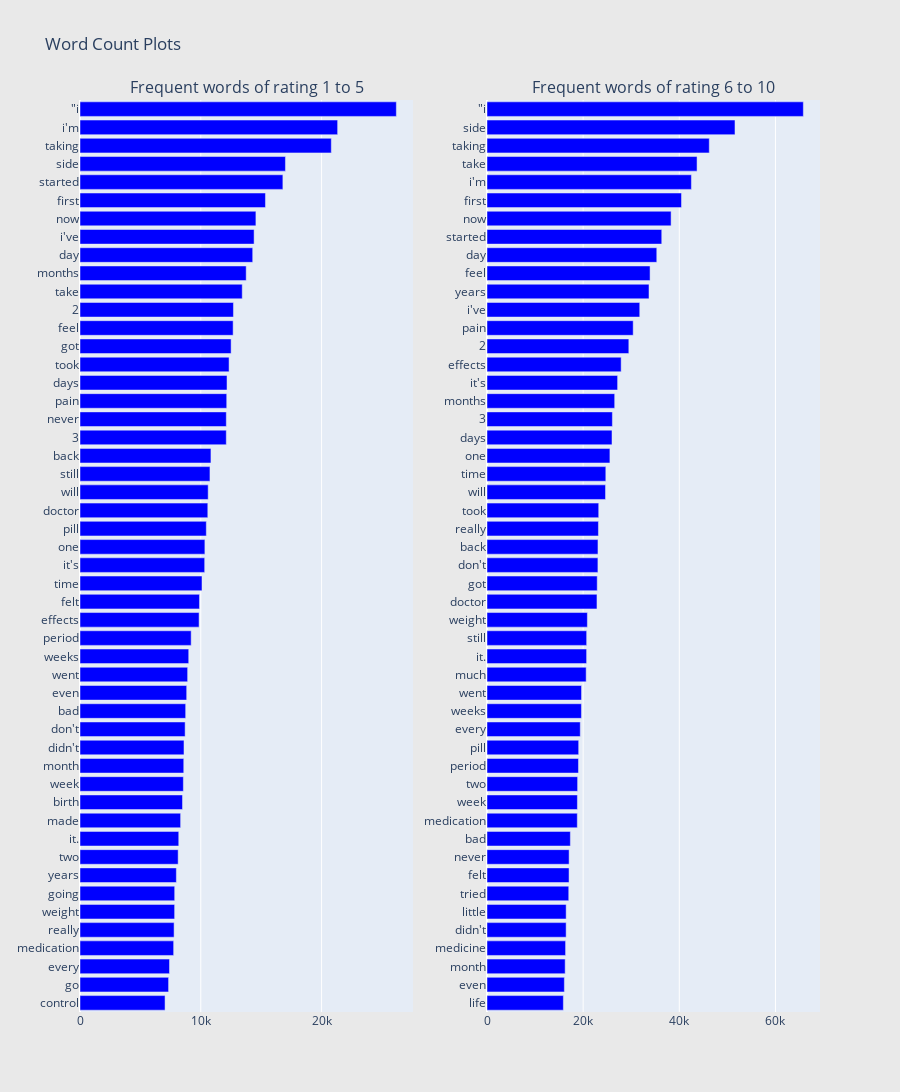

Notebook code cell kept with this figure:
### Markdown cell above
## N-gram analysis

### Code cell
## custom function for ngram generation ##

def generate_ngrams(text, n_gram=1):
    token = [token for token in text.lower().split(" ") if token != "" if token not in STOPWORDS]
    ngrams = zip(*[token[i:] for i in range(n_gram)])
    return [" ".join(ngram) for ngram in ngrams]

## custom function for horizontal bar chart ##
def horizontal_bar_chart(df, color):
    trace = go.Bar(
        y=df["word"].values[::-1],
        x=df["wordcount"].values[::-1],
        showlegend=False,
        orientation = 'h',
        marker=dict(
            color=color,
        ),
    )
    return trace

# Get the bar chart from rating  1 to 5 review
freq_dict = defaultdict(int)
for sent in df_all_1_5["review"]:
    for word in generate_ngrams(sent):
        freq_dict[word] += 1
fd_sorted = pd.DataFrame(sorted(freq_dict.items(), key=lambda x: x[1])[::-1])
fd_sorted.columns = ["word", "wordcount"]
trace0= horizontal_bar_chart(fd_sorted.head(50), 'blue')

# Get the bar chart from rating  6 to 10 review
freq_dict = defaultdict(int)
for sent in df_all_6_10["review"]:
    for word in generate_ngrams(sent):
        freq_dict[word] += 1
fd_sorted = pd.DataFrame(sorted(freq_dict.items(), key=lambda x: x[1])[::-1])
fd_sorted.columns = ["word", "wordcount"]
trace1 = horizontal_bar_chart(fd_sorted.head(50), 'blue')

# Creating two subplots
fig = tools.make_subplots(rows=1, cols=2, vertical_spacing=0.04,
                          subplot_titles=["Frequent words of rating 1 to 5", 
                                          "Frequent words of rating 6 to 10"])
fig.append_trace(trace0, 1, 1)
fig.append_trace(trace1, 1, 2)
fig['layout'].update(height=1200, width=900, paper_bgcolor='rgb(233,233,233)', title="Word Count Plots")
py.iplot(fig, filename='word-plots')

### Figure 1 — Plotly figure (JSON) as saved in the notebook; plotly's stock layout.template omitted (floating-point values rounded to 4 significant figures)
{"data": [{"marker": {"color": "blue"}, "orientation": "h", "showlegend": false, "type": "bar", "x": [7041, 7333, 7410, 7753, 7789, 7834, 7839, 7977, 8126, 8176, 8330, 8486, 8557, 8590, 8609, 8703, 8748, 8832, 8911, 9001, 9203, 9858, 9891, 10100, 10322, 10339, 10457, 10581, 10611, 10759, 10840, 12111, 12113, 12147, 12171, 12341, 12510, 12678, 12703, 13431, 13758, 14298, 14413, 14563, 15353, 16795, 17008, 20804, 21329, 26189], "xaxis": "x", "y": ["control", "go", "every", "medication", "really", "weight", "going", "years", "two", "it.", "made", "birth", "week", "month", "didn&#039;t", "don&#039;t", "bad", "even", "went", "weeks", "period", "effects", "felt", "time", "it&#039;s", "one", "pill", "doctor", "will", "still", "back", "3", "never", "pain", "days", "took", "got", "feel", "2", "take", "months", "day", "i&#039;ve", "now", "first", "started", "side", "taking", "i&#039;m", "\"i"], "yaxis": "y"}, {"marker": {"color": "blue"}, "orientation": "h", "showlegend": false, "type": "bar", "x": [15884, 16095, 16260, 16346, 16463, 16466, 17006, 17068, 17080, 17343, 18785, 18806, 18849, 19028, 19071, 19401, 19642, 19664, 20629, 20720, 20730, 20880, 22875, 22930, 23073, 23083, 23182, 23240, 24655, 24716, 25567, 26004, 26083, 26561, 27169, 27905, 29502, 30410, 31774, 33698, 33921, 35318, 36350, 38293, 40461, 42518, 43695, 46237, 51586, 65806], "xaxis": "x2", "y": ["life", "even", "month", "medicine", "didn&#039;t", "little", "tried", "felt", "never", "bad", "medication", "week", "two", "period", "pill", "every", "weeks", "went", "much", "it.", "still", "weight", "doctor", "got", "don&#039;t", "back", "really", "took", "will", "time", "one", "days", "3", "months", "it&#039;s", "effects", "2", "pain", "i&#039;ve", "years", "feel", "day", "started", "now", "first", "i&#039;m", "take", "taking", "side", "\"i"], "yaxis": "y2"}], "layout": {"annotations": [{"font": {"size": 16}, "showarrow": false, "text": "Frequent words of rating 1 to 5", "x": 0.225, "xanchor": "center", "xref": "paper", "y": 1, "yanchor": "bottom", "yref": "paper"}, {"font": {"size": 16}, "showarrow": false, "text": "Frequent words of rating 6 to 10", "x": 0.775, "xanchor": "center", "xref": "paper", "y": 1, "yanchor": "bottom", "yref": "paper"}], "height": 1200, "paper_bgcolor": "rgb(233,233,233)", "title": {"text": "Word Count Plots"}, "width": 900, "xaxis": {"anchor": "y", "domain": [0, 0.45]}, "xaxis2": {"anchor": "y2", "domain": [0.55, 1]}, "yaxis": {"anchor": "x", "domain": [0, 1]}, "yaxis2": {"anchor": "x2", "domain": [0, 1]}}}
